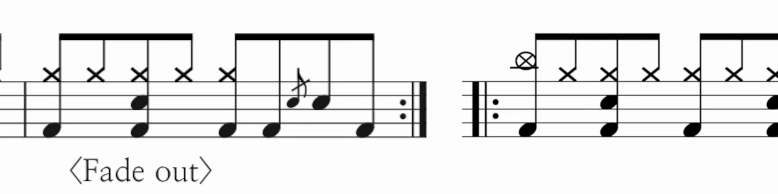
#> input picture backend/tests/fixtures/real_repeat_gpYDVEsuXio_end_repeat.png, 778 x 194 px
$ python -i score_quality.py   (imports and definitions only)
#> lines starting #> are read from the running program, lines starting #| are printed output that depends on the picture; after the words box and inside, x2 and y2 are one past the last pixel; in counts of white or black regions, pixels touching at a corner belong together
#> further down, picture is the input picture: shape (194, 778, 3); mean B, G, R 231.4, 231.4, 231.4
"""Conservative score evidence, not optical music recognition.

Missing staff evidence is inconclusive (cropped, faint and one-line percussion
notation exist). Only independent blank/photo evidence may exclude a capture.
All measurements are heuristics, not calibrated probabilities.
"""
from __future__ import annotations

import cv2
import numpy as np


def analyze_score_structure(image: np.ndarray) -> dict:
    h, w = image.shape[:2]
#> h = 194; w = 778
    scale = min(1.0, 1400 / max(1, w), 6000 / max(1, h))
#> scale = 1
    sample = cv2.resize(image, (max(1, round(w * scale)), max(1, round(h * scale))),
                        interpolation=cv2.INTER_AREA) if scale < 1 else image
    gray = cv2.cvtColor(sample, cv2.COLOR_BGR2GRAY)
    # Support light notation on a dark background as well as conventional paper.
    if np.median(gray) < 110:
        gray = 255 - gray
    ink = cv2.adaptiveThreshold(gray, 255, cv2.ADAPTIVE_THRESH_GAUSSIAN_C,
                               cv2.THRESH_BINARY_INV, 31, 7)
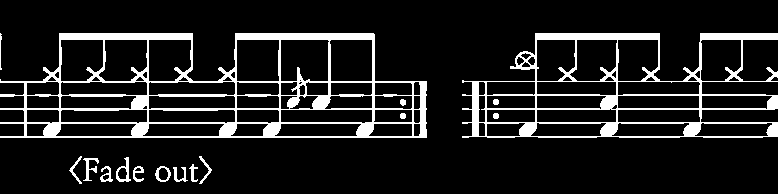
#> ink: shape (194, 778); 12% white; 16 white regions, largest, box (x1, y1, x2, y2) and area: (0, 33, 427, 138) 10024, (462, 33, 778, 138) 6998, (116, 157, 131, 182) 142
    systems, partial, symbols, single_line = _staff_evidence(ink)
    # A small camera tilt should not turn an otherwise clear score into a photo.
    if not systems and min(gray.shape) >= 60:
        lines = cv2.HoughLinesP(ink, 1, np.pi / 180, threshold=40,
                               minLineLength=max(40, gray.shape[1] // 5), maxLineGap=12)
        angles = []
        if lines is not None:
            for x1, y1, x2, y2 in lines[:, 0]:
                angle = np.degrees(np.arctan2(float(y2 - y1), float(x2 - x1)))
                if abs(angle) <= 5:
                    angles.append(angle)
        if len(angles) >= 5:
            tilt = float(np.median(angles))
            if 0.4 < abs(tilt) <= 5:
                gh, gw = gray.shape
                transform = cv2.getRotationMatrix2D((gw / 2, gh / 2), tilt, 1)
                straight = cv2.warpAffine(ink, transform, (gw, gh), flags=cv2.INTER_NEAREST)
                systems, tilted_partial, symbols, tilted_single = _staff_evidence(straight)
                partial = max(partial, tilted_partial)
                single_line = single_line or tilted_single
    return {
        "staff_systems": systems,
        "partial_staff_groups": partial,
        "notation_components": symbols,
        "has_score_structure": bool(systems and symbols >= 2),
        "possible_single_line_notation": bool(single_line),
        "paper_ratio": round(float(np.mean(gray > 190)), 5),
        "texture_ratio": round(float(np.mean(cv2.Canny(gray, 60, 160) > 0)), 5),
    }


def _staff_evidence(ink: np.ndarray) -> tuple[int, int, int, bool]:
    h, w = ink.shape
#> h = 194; w = 778
    if h < 12 or w < 40:
        return 0, 0, 0, False
    horizontal = cv2.morphologyEx(ink, cv2.MORPH_OPEN,
                                 np.ones((1, max(12, w // 18)), np.uint8))
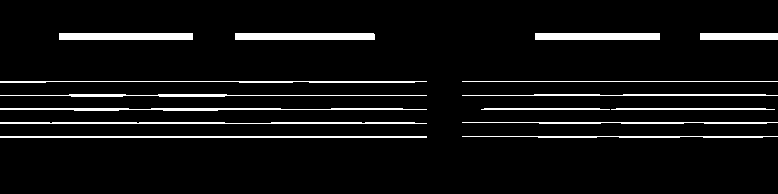
#> horizontal: shape (194, 778); 6.3% white; 15 white regions, largest, box (x1, y1, x2, y2) and area: (235, 33, 375, 40) 979, (59, 33, 193, 40) 938, (535, 33, 660, 40) 875
    remaining = cv2.subtract(ink, cv2.dilate(horizontal, np.ones((3, 1), np.uint8)))
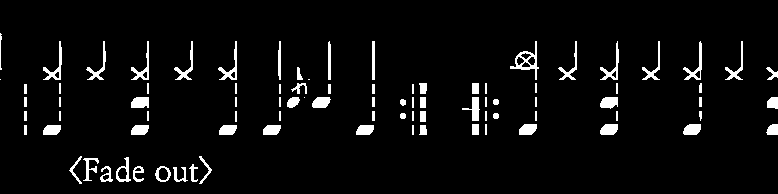
#> remaining: shape (194, 778); 4.9% white; 90 white regions (3 under 20 px), largest, box (x1, y1, x2, y2) and area: (510, 41, 539, 80) 288, (43, 41, 62, 80) 203, (218, 41, 237, 80) 202
    # Reconnect noteheads split in two by staff removal, without restoring rules.
    remaining = cv2.morphologyEx(remaining, cv2.MORPH_CLOSE, np.ones((5, 1), np.uint8))
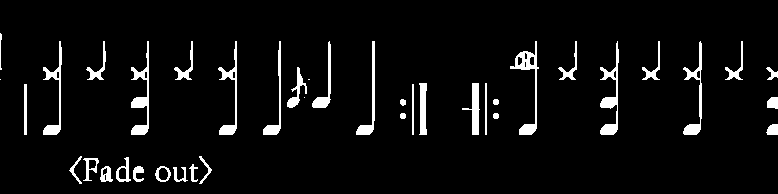
#> remaining: shape (194, 778); 5.3% white; 40 white regions (3 under 20 px), largest, box (x1, y1, x2, y2) and area: (600, 41, 619, 135) 613, (131, 41, 149, 135) 611, (510, 41, 539, 135) 609
    _, _, stats, centroids = cv2.connectedComponentsWithStats(remaining, 8)
#> stats = 41 rows, first 6: [0, 0, 778, 194, 142879], [0, 33, 2, 37, 45], [43, 41, 19, 94, 466], [86, 41, 20, 39, 196], [131, 41, 18, 94, 611], [174, 41, 19, 39, 197]; centroids = 41 pairs, first value 0 to 772.5, second value 49.84 to 174.5
    systems: list[tuple[float, float]] = []
    partials: list[float] = []
    notation: set[int] = set()
    single_line = False
    # Overlapping strips tolerate lyrics, short systems and uneven line lengths.
    for x1, x2 in ((0, w), (0, w // 2), (w // 4, 3 * w // 4), (w // 2, w)):
        density = np.mean(horizontal[:, x1:x2] > 0, axis=1)
        rows = np.flatnonzero(density > 0.42)
        bands = np.split(rows, np.flatnonzero(np.diff(rows) > 1) + 1)
        centers = np.array([float(np.mean(b)) for b in bands if b.size])
        thickness = np.array([len(b) for b in bands if b.size])
        for center, line_thickness in zip(centers, thickness):
            # Short logo/text underlines are weak evidence for one-line notation.
            band = horizontal[max(0, int(center) - 1):min(h, int(center) + 2)]
            row = band[np.argmax(np.sum(band > 0, axis=1))]
            pixels = np.flatnonzero(row)
            runs = np.split(pixels, np.flatnonzero(np.diff(pixels) > 1) + 1)
            if line_thickness > 4 or max((len(run) for run in runs), default=0) < w * 0.5:
                continue
            nearby_symbols = 0
            for idx in range(1, len(stats)):
                _, _, sw, sh, area = stats[idx]
                cx, cy = centroids[idx]
                if (x1 <= cx < x2 and abs(cy - center) <= 24
                        and 3 <= sw <= min(40, w * 0.08) and 4 <= sh <= 50 and area >= 8):
                    nearby_symbols += 1
            if nearby_symbols >= 2:
                single_line = True
        for count in (5, 4, 3):
            for start in range(len(centers) - count + 1):
                group = centers[start:start + count]
                gaps = np.diff(group)
                spacing = float(np.median(gaps))
                tolerance = max(1.0, spacing * 0.22)
                if not 3 <= spacing <= 48 or np.max(np.abs(gaps - spacing)) > tolerance:
                    continue
                if np.max(thickness[start:start + count]) > max(3, spacing * 0.45):
                    continue
                if count != 5:
                    partials.append(float(group[0]))
                    continue
                # An uninterrupted run of six or more rules is not a five-line staff.
                before = start > 0 and abs(group[0] - centers[start - 1] - spacing) <= tolerance
                after = start + 5 < len(centers) and abs(centers[start + 5] - group[-1] - spacing) <= tolerance
                if before or after:
                    continue
                if not any(abs(group[0] - top) < spacing for top, _ in systems):
                    systems.append((float(group[0]), spacing))
                for idx in range(1, len(stats)):
                    sx, sy, sw, sh, area = stats[idx]
                    cx, cy = centroids[idx]
                    if (x1 <= cx < x2 and group[0] - 2 * spacing <= cy <= group[-1] + 2 * spacing
                            and max(2, spacing * 0.25) <= sw <= spacing * 5
                            and spacing * 0.45 <= sh <= spacing * 7
                            and area >= max(3, spacing * 0.7)):
                        notation.add(idx)
#> this loop made 4 passes
#> (centers, thickness) on passes 1 to 4: ([36, 81, 94.5, 108.5, 122.5, 136.5], [7, 1, 2, 2, 2, 2]), ([36, 81.5, 95, 108.5, 122.5, 136.5], [7, 2, 1, 2, 2, 2]), ([36, 81, 95, 108.5, 122.5, 136.5], [7, 1, 1, 2, 2, 2]), ([36, 81, 94.5, 108.5, 122.5, 136.5], [7, 1, 2, 2, 2, 2])
#> after the loop, notation = 21 items; partials = [81, 94.5, 81, 94.5, 108.5, 81.5, 95, 81.5, 95, 108.5, 81, 95, 81, 95, 108.5, 81, 94.5, 81, 94.5, 108.5]; systems = [(81, 14)]
    return len(systems), len(partials), len(notation), single_line

>>> import cv2
>>> picture = cv2.imread('../../tests/fixtures/real_repeat_gpYDVEsuXio_end_repeat.png')
>>> result = analyze_score_structure(picture)
#> in analyze_score_structure, `systems, partial, symbols, single_line = _staff_evidence(ink)`: systems = 1; partial = 20; symbols = 21; single_line = True
#> result = {'staff_systems': 1, 'partial_staff_groups': 20, 'notation_components': 21, 'has_score_structure': True, 'possible_single_line_notation': True, 'paper_ratio': 0.888, 'texture_ratio': 0.0805}

$ run again, on backend/tests/fixtures/real_repeat_gpYDVEsuXio_start_repeat.png
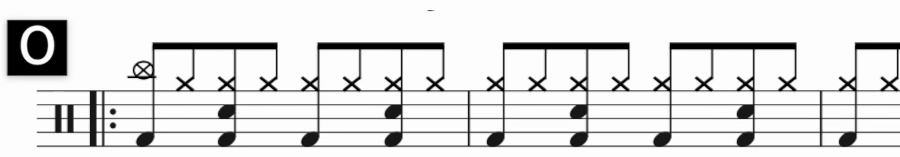
#> input picture backend/tests/fixtures/real_repeat_gpYDVEsuXio_start_repeat.png, 900 x 157 px
#> picture is the input picture: shape (157, 900, 3); mean B, G, R 222.3, 222.3, 222.3
#> in analyze_score_structure, `ink = cv2.adaptiveThreshold(gray, 255, cv2.ADAPTIVE_THRESH_GAUSSIAN_C,..`:
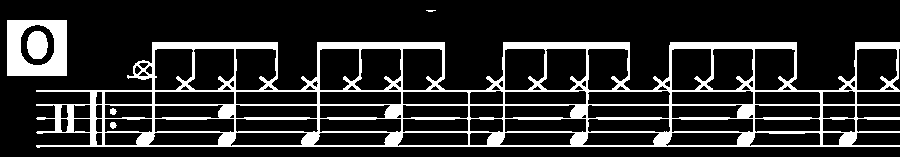
#> ink: shape (157, 900); 16.5% white; 6 white regions (1 under 20 px), largest, box (x1, y1, x2, y2) and area: (36, 42, 900, 148) 20500, (7, 20, 67, 76) 2270, (27, 31, 48, 59) 479, (110, 108, 117, 115) 36, (110, 122, 117, 129) 36
#> horizontal: shape (157, 900); 8.9% white; 12 white regions, largest, box (x1, y1, x2, y2) and area: (37, 145, 900, 147) 1722, (37, 90, 900, 92) 1700, (37, 104, 900, 106) 1562
#> in _staff_evidence, `remaining = cv2.morphologyEx(remaining, cv2.MORPH_CLOSE, np.ones((5, 1..`:
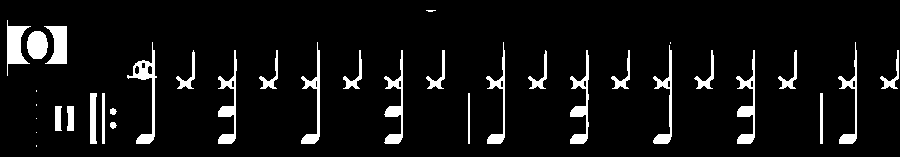
#> remaining: shape (157, 900); 7% white; 36 white regions (7 under 20 px), largest, box (x1, y1, x2, y2) and area: (127, 42, 157, 144) 688, (7, 20, 31, 76) 637, (570, 50, 589, 144) 637
#> stats = 37 rows, first 6: [0, 0, 900, 157, 131436], [426, 10, 10, 2, 15], [7, 20, 24, 56, 637], [44, 26, 23, 38, 585], [27, 31, 21, 28, 479], [127, 42, 30, 102, 688]; centroids = 37 pairs, first value 14.67 to 891.6, second value 10.33 to 145.5
#> the loop in _staff_evidence, `for x1, x2 in ((0, w), (0, w // 2), (w // 4, 3 * w // 4), (w // 2, w)):` made 4 passes
#> (centers, thickness) on passes 1 to 4: ([45, 90.5, 104.5, 118, 131.5, 145.5], [7, 2, 2, 1, 2, 2]), ([45, 90.5, 104.5, 118, 131.5, 145.5], [7, 2, 2, 1, 2, 2]), ([45, 90.5, 104.5, 117.5, 131.5, 145.5], [7, 2, 2, 2, 2, 2]), ([45, 90.5, 104.5, 117.5, 131.5, 145.5], [7, 2, 2, 2, 2, 2])
#> after the loop in _staff_evidence, `for x1, x2 in ((0, w), (0, w // 2), (w // 4, 3 * w // 4), (w // 2, w)):`: notation = 18 items; partials = [90.5, 104.5, 90.5, 104.5, 118, 90.5, 104.5, 90.5, 104.5, 118, 90.5, 104.5, 90.5, 104.5, 117.5, 90.5, 104.5, 90.5, 104.5, 117.5]; systems = [(90.5, 13.75)]
#> in analyze_score_structure, `systems, partial, symbols, single_line = _staff_evidence(ink)`: systems = 1; partial = 20; symbols = 18; single_line = True
#> result = {'staff_systems': 1, 'partial_staff_groups': 20, 'notation_components': 18, 'has_score_structure': True, 'possible_single_line_notation': True, 'paper_ratio': 0.84, 'texture_ratio': 0.0967}
